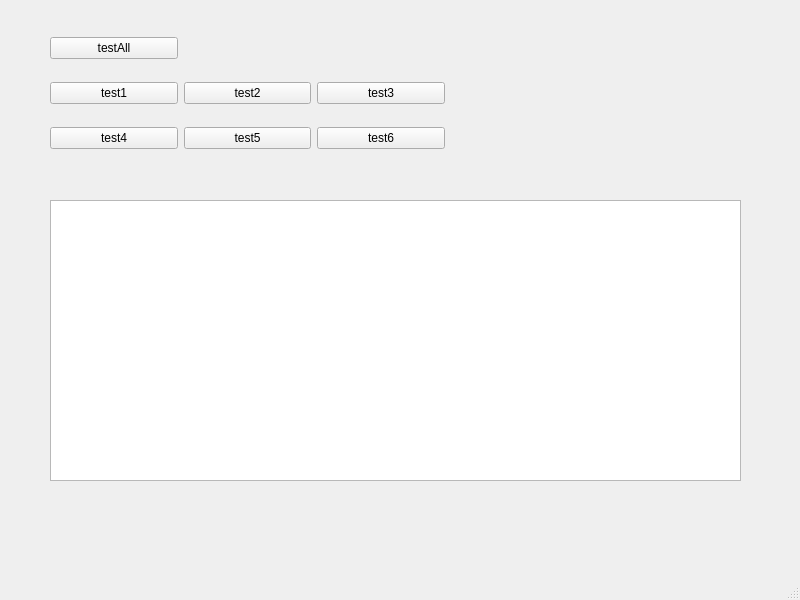
<?xml version="1.0" encoding="UTF-8"?>
<ui version="4.0">
 <class>MainWindow</class>
 <widget class="QMainWindow" name="MainWindow">
  <property name="geometry">
   <rect>
    <x>0</x>
    <y>0</y>
    <width>800</width>
    <height>600</height>
   </rect>
  </property>
  <property name="windowTitle">
   <string>MainWindow</string>
  </property>
  <widget class="QWidget" name="centralwidget">
   <widget class="QWidget" name="gridLayoutWidget">
    <property name="geometry">
     <rect>
      <x>50</x>
      <y>20</y>
      <width>395</width>
      <height>146</height>
     </rect>
    </property>
    <layout class="QGridLayout" name="gridLayout">
     <item row="0" column="0">
      <widget class="QPushButton" name="testAll">
       <property name="text">
        <string>testAll</string>
       </property>
      </widget>
     </item>
     <item row="1" column="0">
      <widget class="QPushButton" name="test1">
       <property name="text">
        <string>test1</string>
       </property>
      </widget>
     </item>
     <item row="1" column="1">
      <widget class="QPushButton" name="test2">
       <property name="text">
        <string>test2</string>
       </property>
      </widget>
     </item>
     <item row="2" column="0">
      <widget class="QPushButton" name="test4">
       <property name="text">
        <string>test4</string>
       </property>
      </widget>
     </item>
     <item row="1" column="2">
      <widget class="QPushButton" name="test3">
       <property name="text">
        <string>test3</string>
       </property>
      </widget>
     </item>
     <item row="2" column="1">
      <widget class="QPushButton" name="test5">
       <property name="text">
        <string>test5</string>
       </property>
      </widget>
     </item>
     <item row="2" column="2">
      <widget class="QPushButton" name="test6">
       <property name="text">
        <string>test6</string>
       </property>
      </widget>
     </item>
    </layout>
   </widget>
   <widget class="QListWidget" name="listWidget">
    <property name="geometry">
     <rect>
      <x>50</x>
      <y>200</y>
      <width>691</width>
      <height>281</height>
     </rect>
    </property>
   </widget>
  </widget>
  <widget class="QMenuBar" name="menubar">
   <property name="geometry">
    <rect>
     <x>0</x>
     <y>0</y>
     <width>800</width>
     <height>25</height>
    </rect>
   </property>
  </widget>
  <widget class="QStatusBar" name="statusbar"/>
 </widget>
 <resources/>
 <connections/>
</ui>
